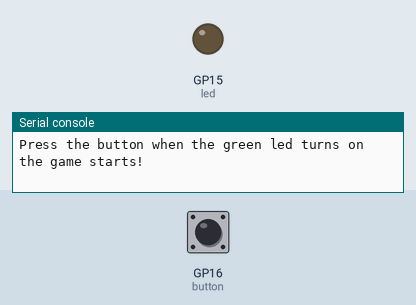
Simulated run of this program. Board: Raspberry Pi Pico running MicroPython. On the bench: output pins drawn as LEDs (lit = HIGH), the last lines printed to the serial console. The test bench sets the inputs (shaded band); at power-on: GP16 (button) HIGH. Random numbers come from a fixed seed.

Above: at 1.2 s.
1.3 s: GP16 (button) pulled LOW for 3.2 s
At 11.7 s:
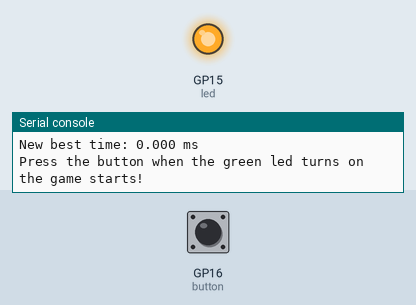
Timing chart, 0 to 12.0 s (numbered marks = the images above; inputs shaded):
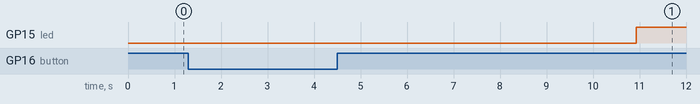

The program:

reaction_timer.py
```python
"""
Reaction Timer Game
Tests user reaction time by measuring how quickly a button is pressed
after an LED turns on. Demonstrates timing, random delays, and button input.
"""

import time
import machine
import random

# pin assignment
button_pullup_pin = 16
button_pulldown_pin = 0
green_led_pin = 15
red_led_pin = 13
best_time = 0

led = machine.Pin (green_led_pin, machine.Pin.OUT)
button = machine.Pin(button_pullup_pin, machine.Pin.IN, machine.Pin.PULL_UP)

while True:
    delay = random.uniform(2, 6)
    print ("Press the button when the green led turns on")
    print ("the game starts!")
    if  button.value() == 0:
        print ("please stop pressing the button")
    time.sleep(delay)
    led.on()
    start_time = time.ticks_ms()
    while button.value() == 1:
        pass
    end_time = time.ticks_ms()
    reaction = time.ticks_diff(end_time, start_time)
    print(f"Your reaction time is: {reaction:.3f} ms")
    if reaction < best_time or best_time == 0:
        best_time = reaction
        print(f"New best time: {best_time:.3f} ms")
    else:
        print(f"Best time: {best_time:.3f} ms")
    led.off()
    time.sleep(3)
```
